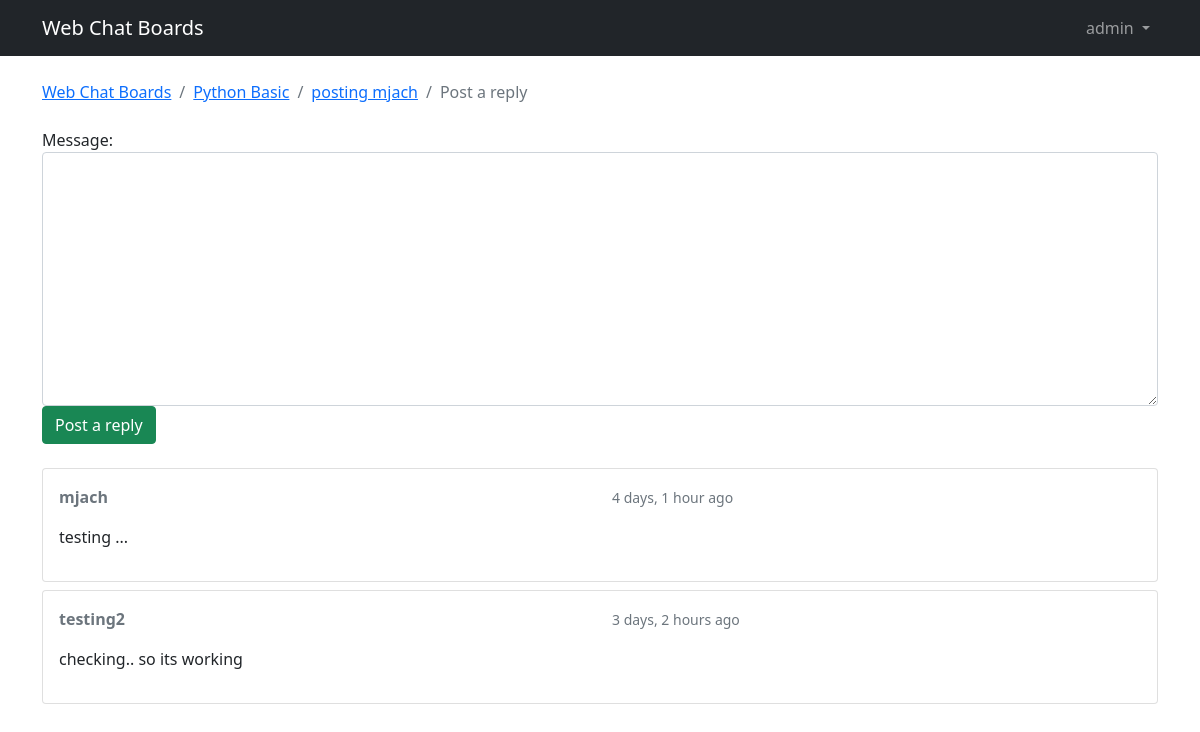
Before: /board_topic/1/topics/13/reply/ (signed in) with the older database file.
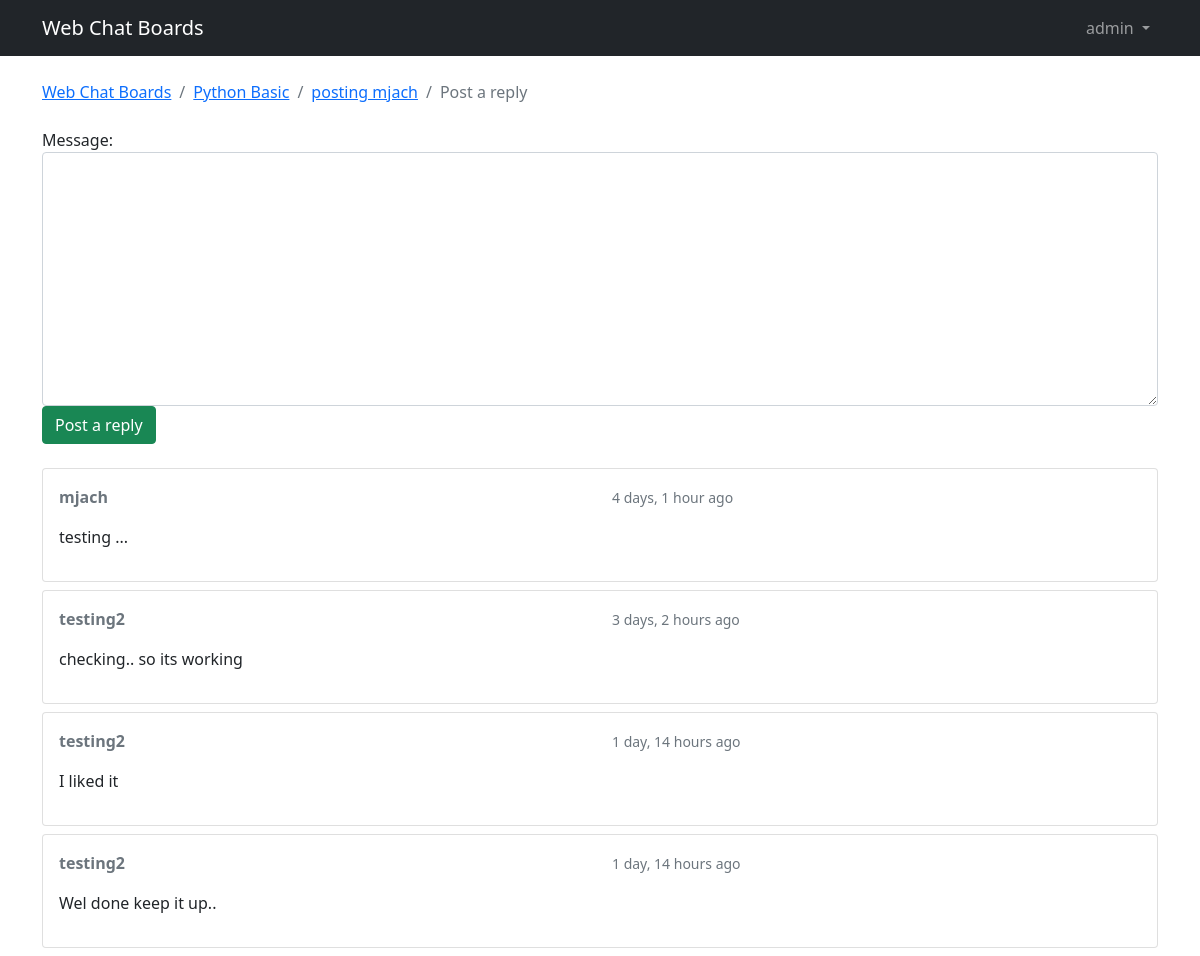
After: the same page with the newer database file.
### webchat/models.py (models this page shows, shortened)
class Post(models.Model):
    message = models.TextField(max_length = 5000)
    topic = models.ForeignKey(ChatTopic, related_name = 'posts',on_delete=models.CASCADE)
    createdAt = models.DateTimeField(auto_now_add = True)
    updatedAt = models.DateTimeField(null = True)
    createdBy = models.ForeignKey(User, related_name = 'posts',on_delete=models.CASCADE)
    updatedBy = models.ForeignKey(User, null = True, related_name = '+',on_delete=models.CASCADE)
    def get_message_as_markdown(self):
        return mark_safe(markdown(self.message, sefe_mode='escape'))

### webchat/views.py (the view)
@login_required
def reply_topic(request, pk, topic_pk):
    topic = get_object_or_404(ChatTopic, boardName__pk=pk, pk=topic_pk )
    if request.method == 'POST':
        form = PostForm(request.POST)
        if form.is_valid():
            post = form.save(commit=False)
            post.topic = topic
            post.createdBy = request.user
            post.save()
            topic.lastUpdate = timezone.now()
            topic.save()
            topic_url = reverse('topic_posts', kwargs={'pk':pk, 'topic_pk':topic_pk})
            topic_post_url = '{url}?page={page}#{id}'.format(
                url=topic_url,
                id=post.pk,
                page=topic.get_page_count()
                )
            return redirect(topic_post_url)
    else:
        form = PostForm()
    return render(request,'reply_topic.html', {'topic':topic, 'form':form})

### webchat/forms.py
class PostForm(forms.ModelForm):
    class Meta:
        model = Post
        fields = ['message',]

### webchat/models.py (called while the page is built)
    def get_last_five_posts(self):
        return self.posts.order_by('createdAt')[:5]

### webchat/templatetags/form_tags.py (called while the page is built)
@register.filter
def input_class(bound_field):
    css_class = ''
    if bound_field.form.is_bound:
        if bound_field.errors:
            css_class = 'is-invalid'
        elif field_type(bound_field) != 'PasswordInput':
            css_class = 'is-valid'
    return 'form-control {}'.format(css_class)

### templates/reply_topic.html (shortened to what this page needs)
{% extends 'base.html' %}
{% load static %}
{% load humanize %}
{% block stylesheet %}
    <link rel="stylesheet" href="https://cdn.jsdelivr.net/simplemde/latest/simplemde.min.css">
{% endblock %}
{% block breadcrumb %}
  <li class="breadcrumb-item"><a href="{% url 'home' %}">Web Chat Boards</a></li>
  <li class="breadcrumb-item"><a href="{% url 'board_topic' topic.boardName.pk %}">{{ topic.boardName.name }}</a></li>
  <li class="breadcrumb-item"><a href="{% url 'topic_posts' topic.boardName.pk topic.pk %}">{{ topic.subject }}</a></li>
  <li class="breadcrumb-item active">Post a reply</li>
{% endblock %}
{% block content %}
  <form method="post" class="mb-4" novalidate>
    {% include 'includes/form.html' %}
    <button type="submit" class="btn btn-success">Post a reply</button>
  </form>
  {% for post in topic.get_last_five_posts %}
    <div class="card mb-2">
      <div class="card-body p-3">
        <div class="row mb-3">
          <div class="col-6">
            <strong class="text-muted">{{ post.createdBy.username }}</strong>
          </div>
          <div class="col-6 text-right">
            <small class="text-muted">{{ post.createdAt|naturaltime }}</small>
          </div>
        </div>
        {{ post.get_message_as_markdown }}
      </div>
    </div>
  {% endfor %}
{% endblock %}

Changed rows visible on the page:
added Post: createdBy.username "testing2", createdAt "1 day, 14 hours ago", get_message_as_markdown "I liked it"
added Post: createdBy.username "testing2", createdAt "1 day, 14 hours ago", get_message_as_markdown "Wel done keep it up.."
